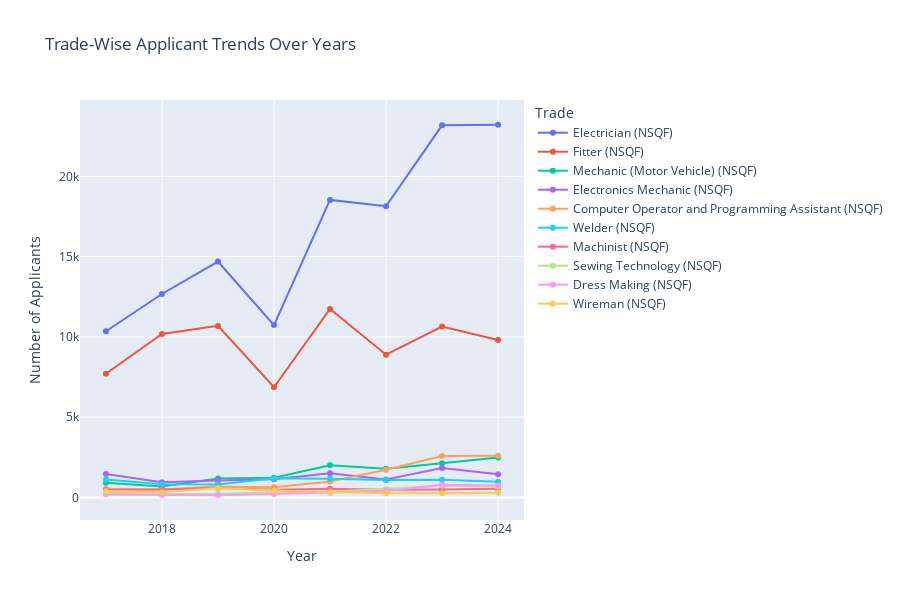

The notebook cell saved with this chart:
### Code cell
# Select top N trades
top_trades = ranked_trade.head(top_n).set_index('Trade')

# Identify year columns
year_columns = [col for col in top_trades.columns if isinstance(col, int)]
years = sorted(year_columns)

# Create the figure
fig = go.Figure()

# Add a line for each trade
for trade in top_trades.index:
    fig.add_trace(go.Scatter(
        x=years,
        y=top_trades.loc[trade, years],
        mode='lines+markers',
        name=trade
    ))

# Customize layout
fig.update_layout(
    title="Trade-Wise Applicant Trends Over Years",
    xaxis_title="Year",
    yaxis_title="Number of Applicants",
    legend_title="Trade",
    height=600,
    hovermode="x unified"
)

#  Show the plot
fig.show()

### Figure 1 — Plotly figure (JSON) as saved in the notebook; plotly's stock layout.template omitted (floating-point values rounded to 4 significant figures)
{"data": [{"mode": "lines+markers", "name": "Electrician (NSQF)", "type": "scatter", "x": [2017, 2018, 2019, 2020, 2021, 2022, 2023, 2024], "y": [10351, 12673, 14690, 10735, 18532, 18134, 23179, 23215]}, {"mode": "lines+markers", "name": "Fitter (NSQF)", "type": "scatter", "x": [2017, 2018, 2019, 2020, 2021, 2022, 2023, 2024], "y": [7706, 10187, 10686, 6861, 11737, 8893, 10646, 9808]}, {"mode": "lines+markers", "name": "Mechanic (Motor Vehicle) (NSQF)", "type": "scatter", "x": [2017, 2018, 2019, 2020, 2021, 2022, 2023, 2024], "y": [908, 673, 1178, 1223, 2010, 1788, 2133, 2486]}, {"mode": "lines+markers", "name": "Electronics Mechanic (NSQF)", "type": "scatter", "x": [2017, 2018, 2019, 2020, 2021, 2022, 2023, 2024], "y": [1459, 952, 1052, 1135, 1507, 1114, 1838, 1446]}, {"mode": "lines+markers", "name": "Computer Operator and Programming Assistant (NSQF)", "type": "scatter", "x": [2017, 2018, 2019, 2020, 2021, 2022, 2023, 2024], "y": [499, 489, 674, 633, 997, 1722, 2579, 2591]}, {"mode": "lines+markers", "name": "Welder (NSQF)", "type": "scatter", "x": [2017, 2018, 2019, 2020, 2021, 2022, 2023, 2024], "y": [1109, 820, 812, 1194, 1166, 1079, 1096, 980]}, {"mode": "lines+markers", "name": "Machinist (NSQF)", "type": "scatter", "x": [2017, 2018, 2019, 2020, 2021, 2022, 2023, 2024], "y": [492, 486, 594, 484, 533, 474, 497, 535]}, {"mode": "lines+markers", "name": "Sewing Technology (NSQF)", "type": "scatter", "x": [2017, 2018, 2019, 2020, 2021, 2022, 2023, 2024], "y": [289, 218, 207, 329, 353, 523, 722, 665]}, {"mode": "lines+markers", "name": "Dress Making (NSQF)", "type": "scatter", "x": [2017, 2018, 2019, 2020, 2021, 2022, 2023, 2024], "y": [185, 147, 135, 214, 297, 404, 787, 735]}, {"mode": "lines+markers", "name": "Wireman (NSQF)", "type": "scatter", "x": [2017, 2018, 2019, 2020, 2021, 2022, 2023, 2024], "y": [383, 316, 590, 427, 333, 266, 264, 283]}], "layout": {"height": 600, "hovermode": "x unified", "legend": {"title": {"text": "Trade"}}, "title": {"text": "Trade-Wise Applicant Trends Over Years"}, "xaxis": {"title": {"text": "Year"}}, "yaxis": {"title": {"text": "Number of Applicants"}}}}
